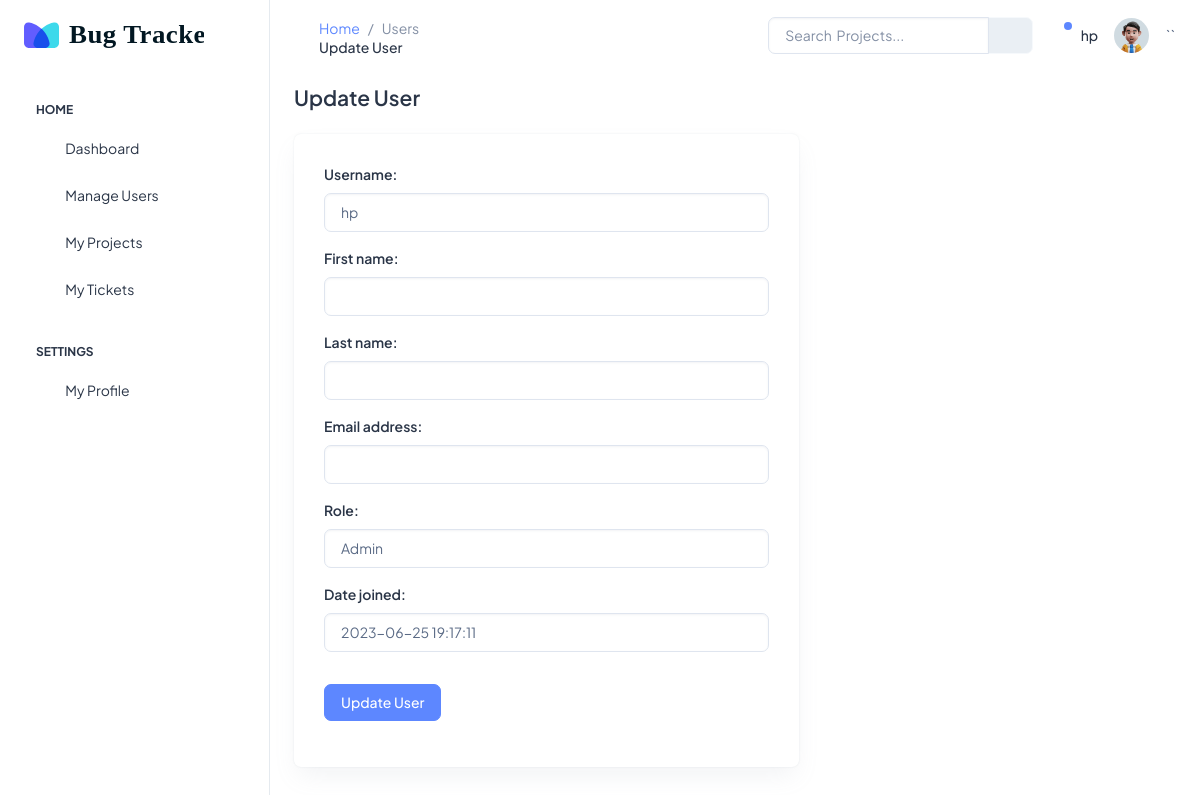
Before: /users/1/update (signed in) with the older database file.
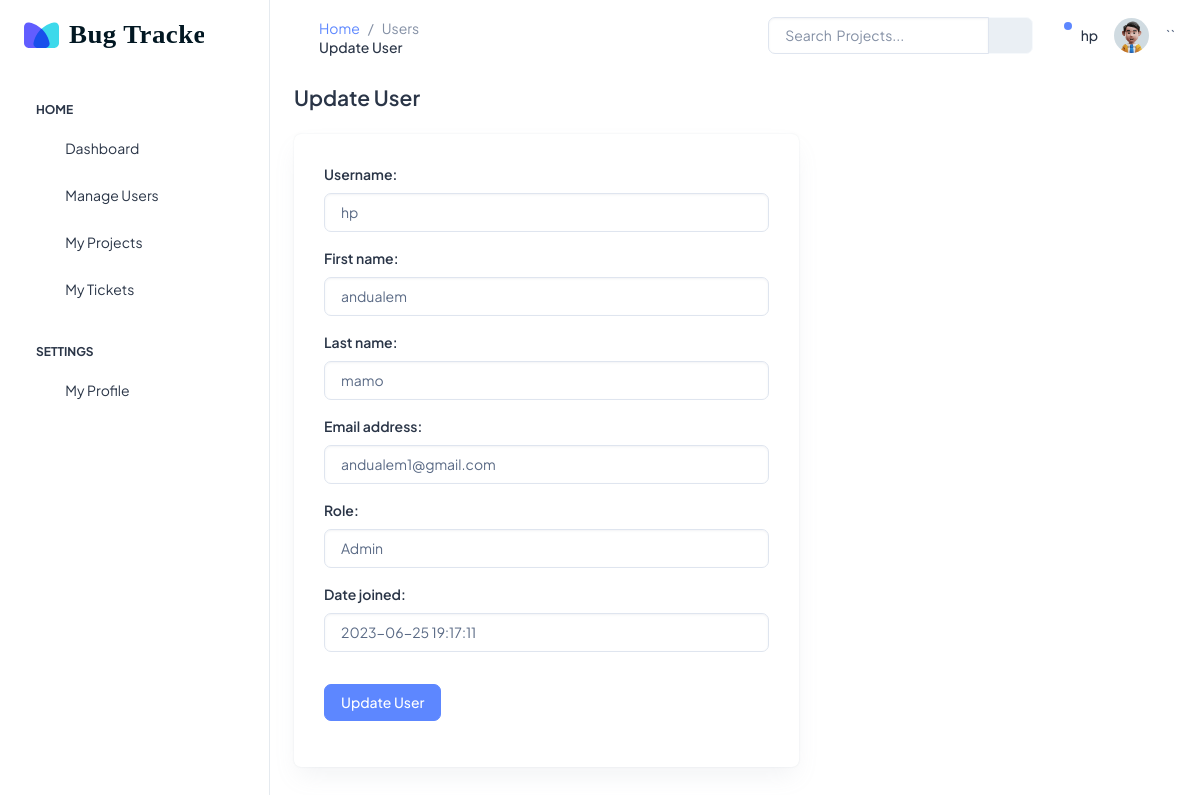
After: the same page with the newer database file.
### users/models.py (models this page shows)
class User(AbstractUser):
    ROLE_CHOICES = (
        ("Developer", "Developer"),
        ("Project Manager", "Project Manager"),
        ("Submitter", "Submitter"),
        ("Admin", "Admin"),
    )
    role = models.CharField(
        max_length=40, default="Developer", choices=ROLE_CHOICES, blank=True, null=True
    )

### users/views.py (the view, shortened to what this page needs)
# urls.py: path("<int:pk>/update", views.UserUpdateView.as_view(), name="update_user"),
class UserUpdateView(
    LoginRequiredMixin, PermissionRequiredMixin, SuccessMessageMixin, UpdateView
):
    login_url = "users/login"
    redirect_field_name = "users/update"
    permission_required = "users.add_user"
    model = User
    template_name = "users/update_user.html"
    form_class = UserUpdateForm
    success_url = "/users/"
    success_message = "User successfully Updated!!!!"

### users/forms.py
class UserUpdateForm(forms.ModelForm):
    class Meta:
        model = User
        fields = ("username", "first_name", "last_name", "email", "role", "date_joined")
    def __init__(self, *args, **kwargs):
        super(UserUpdateForm, self).__init__(*args, **kwargs)
        for visible in self.visible_fields():
            visible.field.widget.attrs["class"] = "form-control"

### users/templates/users/update_user.html
{% extends 'base.html' %}
{% load static %}
{% block title %} Users {% endblock title %}
{% block subtitle %} Update User {% endblock subtitle %}
{% block content %}
<div class="row">
    <div class="col-md-7">
        <h4 class="fw-semibold mb-4">Update User</h4>
        <div class="card">
            <div class="card-body">
                <form method="POST" action="{% url 'update_user' user.id %}">
                    {% csrf_token %} {% for field in form %}
                    <div
                        class="form-group mb-3 {% if field.errors %} errors {% endif %}"
                    >
                        <label for="exampleFormControlInput1" class="form-label"
                            >{{ field.label_tag }}</label
                        >
                        {{ field }} {{ field.errors }}
                    </div>
                    {% endfor %}
                    <button class="btn btn-primary my-3" type="submit">
                        Update User
                    </button>
                </form>
            </div>
        </div>
    </div>
</div>
{% endblock content %}

### templates/base.html (shortened to what the changed rows need)
{% load static %}
<html lang="en">
    <head>
        <link rel="stylesheet" href={% static "/css/styles.min.css" %} />
    </head>
    <body>
        <div
            class="page-wrapper"
            id="main-wrapper"
            data-layout="vertical"
            data-navbarbg="skin6"
            data-sidebartype="full"
            data-sidebar-position="fixed"
            data-header-position="fixed"
        >
            <div class="body-wrapper">
                <header class="app-header">
                    <nav class="navbar navbar-expand-lg navbar-light">
                        <div
                            class="navbar-collapse justify-content-end px-0"
                            id="navbarNav"
                        >
                            <ul
                                class="navbar-nav flex-row ms-auto align-items-center justify-content-end"
                            >
                                <li>
                                    <div class="input-group me-3">
                                    </div>
                                </li>
                                <li class="nav-item dropdown">
                                    <a
                                        class="nav-link nav-icon-hover"
                                        href="javascript:void(0)"
                                        id="drop2"
                                        data-bs-toggle="dropdown"
                                        aria-expanded="false"
                                    >
                                    </a>
                                </li>
                                <h6 class="pt-2">{{user.username}}</h6>
                                <li class="nav-item dropdown">
                                    <a
                                        class="nav-link nav-icon-hover"
                                        href="javascript:void(0)"
                                        id="drop2"
                                        data-bs-toggle="dropdown"
                                        aria-expanded="false"
                                    >
                                    </a>
                                </li>
                            </ul>``
                        </div>
                    </nav>
                </header>
                <div class="container-fluid">
                    {% block content %}
                    {% endblock content %}
                </div>
            </div>
        </div>
    </body>
</html>

Changed rows visible on the page:
changed User "hp": first_name (not shown) → "andualem"; last_name (not shown) → "mamo"; email (not shown) → "andualem1@gmail.com"
